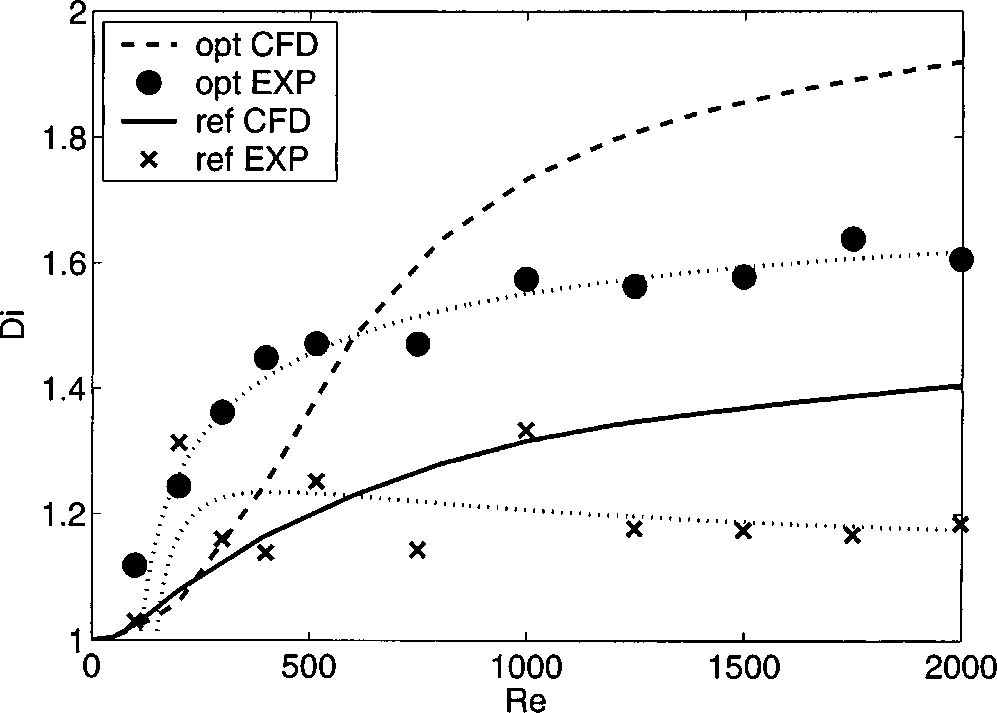
#> input picture handover/docs/gamboa2005_fig7.png, 997 x 713 px
$ python 23_digitize_fig7.py
#> lines starting #> are read from the running program, lines starting #| are printed output that depends on the picture; after the words box and inside, x2 and y2 are one past the last pixel; in counts of white or black regions, pixels touching at a corner belong together
#!/usr/bin/env python3
"""
23_digitize_fig7.py -- Gamboa Fig.7 の「opt CFD」曲線を数値化する
=================================================================

なぜやり直すか
--------------
Re = 100 / 300 / 500 の目標値（1.02 / 1.12 / 1.37）は 2026-08-09 に目視で読んだもので、
スクリプトが残っていない。**再現の合否がこの読み取りに直接かかっている**ので、
手順を残せる形で測り直し、不確かさも出す。

方法
----
PDF 埋め込み画像（997 x 713、再標本化なし）を使う。Fig.7 には 4 系列がある。

  opt CFD  破線     <- これを取る
  opt EXP  黒丸 + 点線のフィット
  ref CFD  実線（1 つの巨大な連結成分）
  ref EXP  x 印 + 点線のフィット

2 段構えで取る。

  1. **破線の一片を連結成分として拾う**（面積 30〜120 px）。実線は 1 個の巨大成分、
     丸印は約 500 px、点線は 20 px 未満なので分離できる。
     曲線が混み合わない Re >= 350 ではこれできれいに取れる
  2. Re < 350 は他の曲線と融合するので、**実線（1 個の巨大成分）を差し引いてから**
     列ごとに左へ追跡する。傾きは直近 60 px の点列から見積もる

**Re < 約 290 では破線と実線が重なって分離できない。**（実測: Re=300 では
破線 1.161 と実線 1.124 が別々の区間として見えるが、Re=250 以下では 1 本になる）
その領域の値は「実線の位置 ± 線幅」としか言えないので None を返す。
2026-08-09 の目視値（Re=100 で 1.02、200 で 1.07）は実線の位置とほぼ同じで、
**低 Re では両曲線が区別できていなかった**ことを意味する。

軸の較正は枠線から（左下が Re=0, Di=1、右上が Re=2000, Di=2）。
"""
import json, os
import numpy as np
import matplotlib
matplotlib.use("Agg")
import matplotlib.pyplot as plt
import matplotlib.image as mpimg
from scipy import ndimage as ndi
from scipy.interpolate import PchipInterpolator

HERE = os.path.dirname(os.path.abspath(__file__))
IMG = os.path.join(HERE, "..", "docs", "gamboa2005_fig7.png")
OUT = os.path.join(HERE, "..", "results", "geometry", "fig7_digitized.json")

RE_RANGE = (0.0, 2000.0)
DI_RANGE = (1.0, 2.0)
DASH_AREA = (30, 120)          # 破線の一片とみなす面積 [px]


def main():
    a = mpimg.imread(IMG)
#> a: shape (713, 997) float32; values 0 (black) and 1 (white), 95.1% white; 296 black regions (181 under 20 px), largest, box (x1, y1, x2, y2) and area: (90, 10, 974, 643) 13978, (514, 267, 539, 296) 522, (122, 552, 152, 578) 516
    a = a if a.ndim == 2 else a[..., 0]
    dark = a < 0.5
    H, W = dark.shape
#> H = 713; W = 997
    vc = np.flatnonzero(dark.sum(0) > 0.8 * H)
#> vc = [92, 962]
    hr = np.flatnonzero(dark.sum(1) > 0.8 * W)
#> hr = [11, 640]
    x0, x1, y0, y1 = int(vc.min()), int(vc.max()), int(hr.min()), int(hr.max())
#> x0 = 92; x1 = 962; y0 = 11; y1 = 640
    print(f"画像 {W} x {H} px   枠 x {x0}..{x1}, y {y0}..{y1}")
#| 画像 997 x 713 px   枠 x 92..962, y 11..640

    inner = np.zeros_like(dark)
    inner[y0 + 2:y1 - 1, x0 + 2:x1 - 1] = dark[y0 + 2:y1 - 1, x0 + 2:x1 - 1]
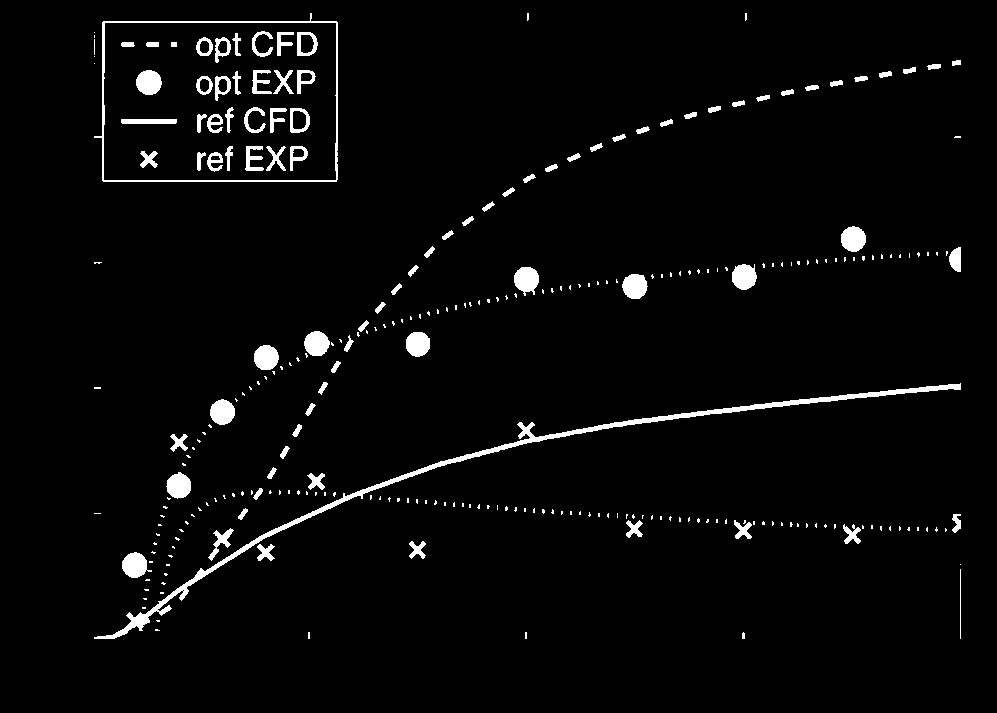
#> inner: shape (713, 997) bool; 3.2% white; 281 white regions (191 under 20 px), largest, box (x1, y1, x2, y2) and area: (94, 383, 961, 639) 4852, (94, 13, 338, 182) 1694, (514, 267, 539, 296) 522
    # 凡例（枠の左上）を外す。破線がここへ入るのは Di > 1.7 かつ Re < 940 だが、
    # 実際に破線が 1.7 に届くのは Re = 950 付近なので曲線は落ちない。
    inner[:int(y0 + 0.30 * (y1 - y0)), :int(x0 + 0.47 * (x1 - x0))] = False
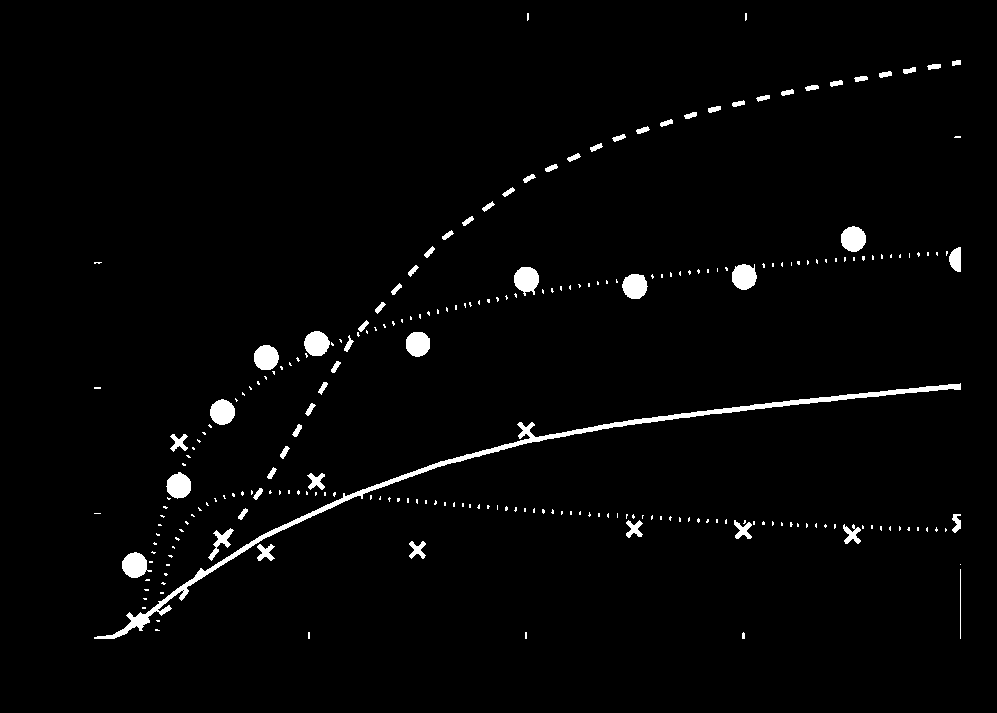
#> inner: shape (713, 997) bool; 2.2% white; 245 white regions (186 under 20 px), largest, box (x1, y1, x2, y2) and area: (94, 383, 961, 639) 4852, (514, 267, 539, 296) 522, (122, 552, 152, 578) 516

    def to_re(px):
        return (px - x0) / (x1 - x0) * (RE_RANGE[1] - RE_RANGE[0]) + RE_RANGE[0]

    def to_di(py):
        return DI_RANGE[1] - (py - y0) / (y1 - y0) * (DI_RANGE[1] - DI_RANGE[0])

    # --- 1. 破線の一片を連結成分として拾う ---
    lab, n = ndi.label(inner, structure=np.ones((3, 3)))
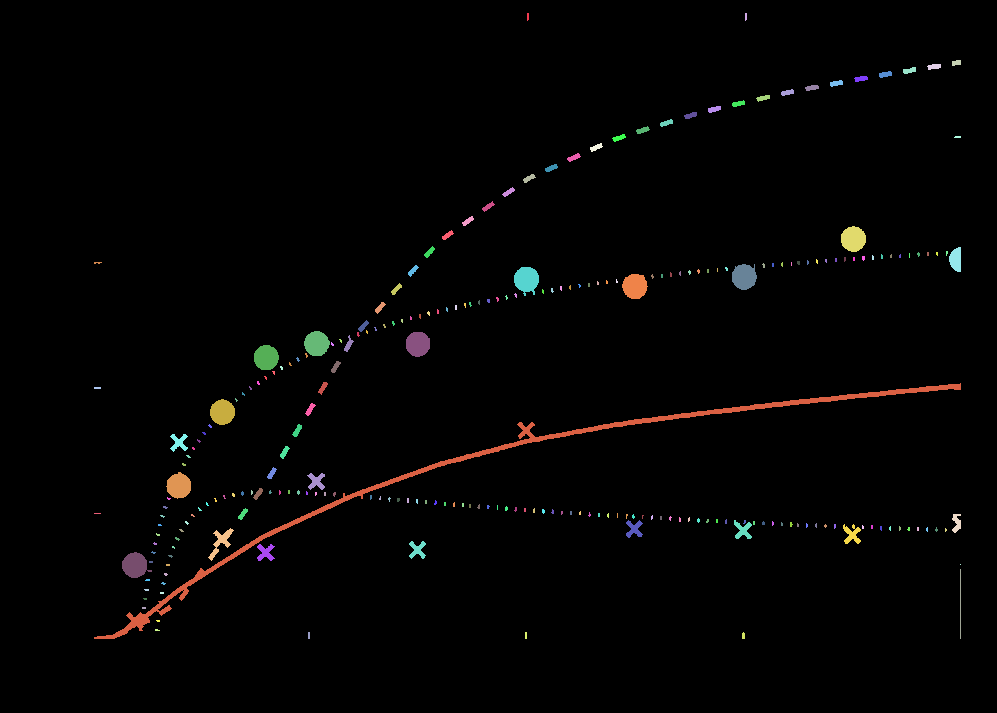
#> lab: shape (713, 997) int32; 246 distinct labels, from 0 to 245; one colour per label, 0 black
#> n = 245
    objs = ndi.find_objects(lab)
#> objs = 245 items
    sz = ndi.sum(inner, lab, range(1, n + 1))
#> sz = 245 values, max 4852 at index 110, min 1 at index 231, mean 63.73
    seg = []
    for k, sl in enumerate(objs):
        if not (DASH_AREA[0] <= sz[k] <= DASH_AREA[1]):
            continue
        ys, xs = np.where(lab[sl] == k + 1)
        seg.append((float(sl[1].start + xs.mean()),
                    float(sl[0].start + ys.mean())))
#> after the loop, seg = 39 pairs, first value 242.5 to 960, second value 62.39 to 603.5
    seg.sort()
    # 右端に点線の切れ端が混ざる。画像では上へ単調に進むはずなので外れ値を落とす
    clean = []
    for cx, cy in seg:
        if clean and cy > clean[-1][1] + 3:
            continue
        clean.append((cx, cy))
#> this loop made 39 passes
#> (cx, cy) on passes 1 to 12: (242.5, 513.6), (257.8, 493.4), (271.4, 472.9), (284.1, 451.8), (296.9, 430.2), (309.8, 408.9), (322.5, 387.4), (335.2, 366.4), (348.2, 344.1), (363, 325.8), (379.6, 307.2), (396, 288.7)
#> after the loop, clean = 37 pairs, first value 242.5 to 956, second value 62.39 to 513.6
    seg = clean
#> seg has the same summary as clean
    print(f"破線の一片 {len(seg)} 個   "
          f"Re {to_re(seg[0][0]):.0f}..{to_re(seg[-1][0]):.0f}")
#| 破線の一片 37 個   Re 346..1986

    # --- 2. 実線（ref CFD）を分離してから低 Re 側を追跡する ---
    big = int(np.argmax(sz)) + 1
#> big = 111
    solid = (lab == big)
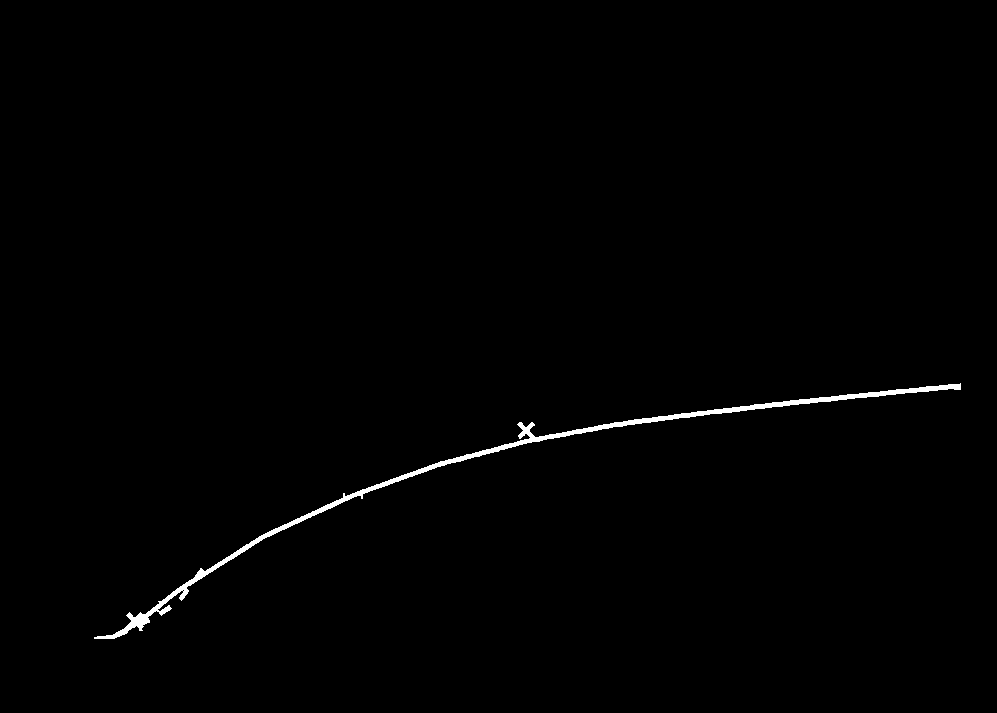
#> solid: shape (713, 997) bool; 0.68% white; 1 white region, box (x1, y1, x2, y2) and area: (94, 383, 961, 639) 4852
    rest = inner & ~solid
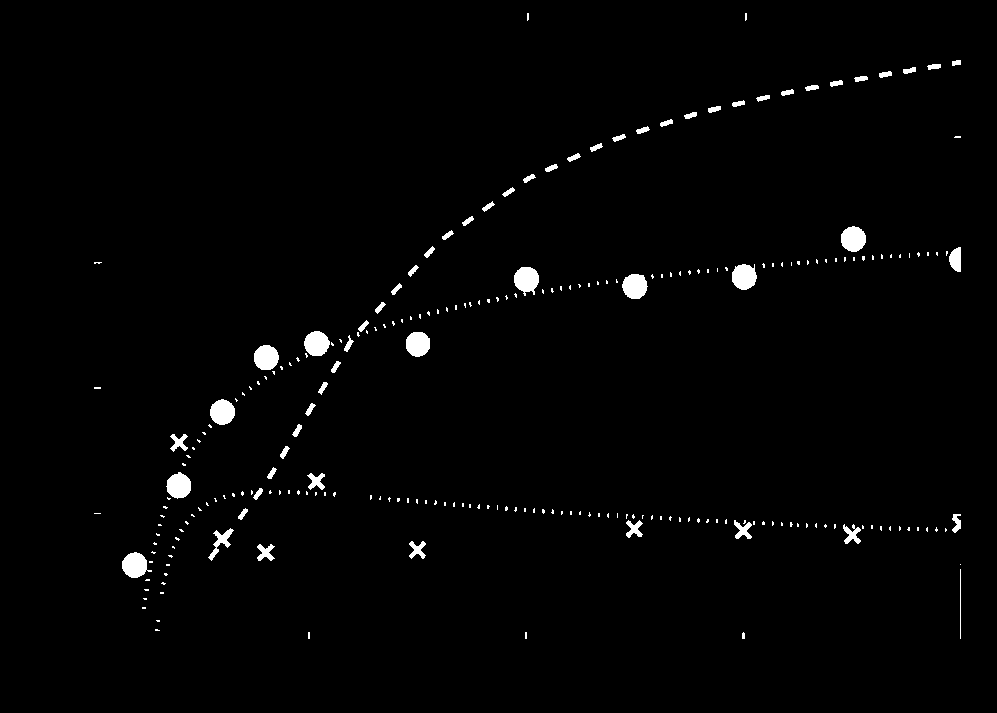
#> rest: shape (713, 997) bool; 1.5% white; 244 white regions (186 under 20 px), largest, box (x1, y1, x2, y2) and area: (514, 267, 539, 296) 522, (122, 552, 152, 578) 516, (732, 264, 757, 290) 509
    print(f"実線（ref CFD）= 成分 #{big}、面積 {sz[big-1]:.0f} px")
#| 実線（ref CFD）= 成分 #111、面積 4852 px

    def runs(col, arr):
        ys = np.flatnonzero(arr[:, col])
        if len(ys) == 0:
            return []
        segs = np.split(ys, np.flatnonzero(np.diff(ys) > 1) + 1)
        return [float(np.mean(s)) for s in segs if len(s) <= 14]

    pts = list(seg)
#> pts has the same summary as clean
    miss = 0
    for c in range(int(seg[0][0]) - 1, x0 + 2, -1):
        tail = [q for q in pts if 0 <= q[0] - c <= 60][:40]
        if len(tail) >= 5 and (tail[-1][0] - tail[0][0]) >= 20:
            A = np.polyfit([q[0] for q in tail], [q[1] for q in tail], 1)
            slope = float(np.clip(A[0], -3.0, 3.0))
        else:
            slope = 0.0
        last = min(pts, key=lambda q: q[0])
        pred = last[1] + slope * (c - last[0])
        gate = 5.0 + 1.5 * abs(slope) * max(1, last[0] - c)
        cand = [(abs(y - pred), y) for y in runs(c, rest)
                if abs(y - pred) <= gate]
        if cand:
            pts.append((float(c), min(cand)[1]))
            miss = 0
        else:
            miss += 1
            if miss > 25:
                break
#> this loop made 30 passes
#> (A, slope, last, pred, gate, cand) on pass 1: ([-1.54, 888.6], -1.54, (242.5, 513.6), 515.9, 8.4, [(0.364, 515.5)])
#> (last, pred, gate, cand) on passes 2 to 4: ((241, 515.5), 515.5, 5, [(1, 516.5)]), ((240, 516.5), 516.5, 5, [(0, 516.5)]), ((239, 516.5), 516.5, 5, [(0.5, 517)])
#> after the loop, pts = 41 pairs, first value 238 to 956, second value 62.39 to 517

    # 実線の位置も記録する（低 Re でどれだけ近いかを示すため）
    solid_pts = []
    for c in range(x0 + 3, x1 - 3):
        r = runs(c, solid)
        if r:
            solid_pts.append((float(c), float(np.mean(r))))
#> this loop made 864 passes
#> (segs in runs, r) on passes 1 to 3: ([[637, 638]], [637.5]), ([[637, 638]], [637.5]), ([[636, 637, 638]], [637])
#> after the loop, solid_pts = 860 pairs, first value 95 to 958, second value 386 to 637.5

    pts.sort()
    cx = np.array([q[0] for q in pts])
#> cx = 41 values from 238 to 956
    cy = np.array([q[1] for q in pts])
#> cy = 41 values, max 517 at index 0, min 62.39 at index 40, mean 251.4
    re_pts, di_pts = to_re(cx), to_di(cy)
#> re_pts = 41 values from 335.6 to 1986.3; di_pts = 41 values from 1.2 to 1.92
    print(f"追跡後の点 {len(pts)} 個   Re {re_pts.min():.0f}..{re_pts.max():.0f}")
#| 追跡後の点 41 個   Re 336..1986

    # --- 3. 低 Re 側の補足測定 ---
    # 追跡は破線の切れ目と交差で不安定なので、目標 Re の列を直接見て、
    # **実線を除いた区間**のうち外挿値にいちばん近いものを取る。
    # 別々の区間として見えている間だけ採用する（重なったら None）。
    # 外挿は左端 2 点の傾きによる直線で行う（PCHIP の外挿は暴れる）
    _p = sorted(pts)[:6]
    _r = to_re(np.array([q[0] for q in _p]))
    _d = to_di(np.array([q[1] for q in _p]))
    _a = np.polyfit(_r, _d, 1)

    def f_ext(t):
        return _a[0] * t + _a[1]
    extra = {}
    for t in (250, 275, 300, 320):
        c = int(round(x0 + t / RE_RANGE[1] * (x1 - x0)))
        pred = float(f_ext(t))
        cands = [(abs(to_di(y) - pred), to_di(y)) for y in runs(c, rest)]
        cands = [c_ for c_ in cands if c_[0] < 0.03]
        if cands:
            v = min(cands)[1]
            extra[t] = float(v)
            pts.append((float(c), float(y0 + (DI_RANGE[1] - v)
                                        * (y1 - y0) / (DI_RANGE[1] - DI_RANGE[0]))))
#> this loop made 4 passes
#> (c, pred, cands, v) on passes 2 to 4: (212, 1.14, [(0.00689, 1.13)], 1.13), (222, 1.16, [(0.00137, 1.16)], 1.16), (231, 1.18, [(0.00665, 1.17)], 1.17)
#> (c, pred, cands) on pass 1: (201, 1.12, [(0.087, 1.21)])
#> after the loop, extra = {275: 1.13, 300: 1.16, 320: 1.17}; pts = 44 pairs, first value 212 to 956, second value 62.39 to 555.5
    print(f"低 Re の補足測定: " + ", ".join(f"Re={k} -> {v:.4f}"
                                            for k, v in sorted(extra.items()))
          + ("（それ以外は実線と重なって分離できない）" if extra else "なし"))
#| 低 Re の補足測定: Re=275 -> 1.1343, Re=300 -> 1.1614, Re=320 -> 1.1733（それ以外は実線と重なって分離できない）
    pts.sort()
    cx = np.array([q[0] for q in pts])
#> cx = 44 values from 212 to 956
    cy = np.array([q[1] for q in pts])
#> cy = 44 values, max 555.5 at index 0, min 62.39 at index 43, mean 271.2
    re_pts, di_pts = to_re(cx), to_di(cy)
#> re_pts = 44 values from 275.9 to 1986.3; di_pts = 44 values from 1.13 to 1.92

    keep = np.concatenate([[True], np.diff(re_pts) > 1e-9])
    f = PchipInterpolator(re_pts[keep], di_pts[keep], extrapolate=False)

    px_err = (DI_RANGE[1] - DI_RANGE[0]) / (y1 - y0)
#> px_err = 0.00159
    prev = {100: 1.02, 200: 1.07, 300: 1.12, 500: 1.37, 600: 1.48,
            1000: 1.73, 2000: 1.92}
    print(f"\n1 px = {px_err:.4f} Di。破線の太さは 2〜3 px なので "
          f"読み取り誤差は ±{1.5*px_err:.3f} 程度\n")
#| 1 px = 0.0016 Di。破線の太さは 2〜3 px なので 読み取り誤差は ±0.002 程度
    print(f"{'Re':>6}{'Di（実測）':>12}{'08-09 の目視':>14}{'差':>9}")
    out = {}
    for t in (100, 200, 300, 400, 500, 600, 750, 1000, 1250, 1500, 2000):
        inside = re_pts.min() <= t <= re_pts.max()
        v = float(f(t)) if inside else float("nan")
        out[str(t)] = None if not inside else round(v, 4)
        p = prev.get(t)
        print(f"{t:>6}{(f'{v:.4f}' if inside else '範囲外'):>12}"
              f"{(f'{p:.2f}' if p else '—'):>14}"
              f"{(f'{v-p:+.3f}' if (p and inside) else '—'):>9}")
#> this loop made 11 passes
#> (inside, v) on passes 1 to 11: (False, nan), (False, nan), (True, 1.16), (True, 1.25), (True, 1.37), (True, 1.48), (True, 1.6), (True, 1.73), (True, 1.81), (True, 1.86), (False, nan)
#|    100         範囲外          1.02        —
#|    200         範囲外          1.07        —
#|    300      1.1622          1.12   +0.042
#|    400      1.2523             —        —
#|    500      1.3667          1.37   -0.003
#|    600      1.4808          1.48   +0.001
#|    750      1.5982             —        —
#|   1000      1.7332          1.73   +0.003
#> (further printed lines are left out)
#> after the loop, out = 11 items

    # 実線との間隔（低 Re で分離できているかの目安）
    sol = {int(round(to_re(q[0]))): to_di(q[1]) for q in solid_pts}
#> sol = 860 items
    print()
    print("実線（ref CFD）との差 = opt CFD − ref CFD")
    gaps = {}
    for t in (300, 350, 400, 500, 1000):
        if out.get(str(t)) and t in sol:
            gaps[t] = round(out[str(t)] - sol[t], 4)
            print(f"  Re={t:4d}: {out[str(t)]:.4f} − {sol[t]:.4f} = {gaps[t]:+.4f}")
#> this loop made 5 passes
#|   Re= 400: 1.2523 − 1.1669 = +0.0854
#|   Re=1000: 1.7332 − 1.3255 = +0.4077
#> after the loop, gaps = {400: 0.0854, 1000: 0.408}
    print("  Re <= 250 では 2 本が 1 つの区間に融合し、分離できない")

    res = dict(source="Gamboa 2005 Fig.7, opt CFD（破線）",
               ref_cfd_solid={str(k): round(v, 4) for k, v in sol.items()
                              if k in (100, 150, 200, 250, 300, 350, 400, 500)},
               gap_to_ref=gaps,
               note="Re < 約 290 では破線と実線が重なり分離できない",
               image=os.path.basename(IMG), frame=[x0, x1, y0, y1],
               calibration=dict(Re=list(RE_RANGE), Di=list(DI_RANGE)),
               read_error_Di=float(1.5 * px_err), n_points=len(pts),
               Re_covered=[float(re_pts.min()), float(re_pts.max())],
               values=out, low_re_extra=extra,
               points=[[round(float(r), 2), round(float(d), 4)]
                       for r, d in zip(re_pts, di_pts)])
    os.makedirs(os.path.dirname(OUT), exist_ok=True)
    json.dump(res, open(OUT, "w"), indent=1)
    print(f"\nsaved {os.path.normpath(OUT)}")

    fig, ax = plt.subplots(figsize=(9, 6.4))
    ax.imshow(dark, cmap="gray_r")
    ax.plot(cx, cy, "-", color="#0e7c7b", lw=1.6, label="tracked opt CFD")
    ax.plot([q[0] for q in seg], [q[1] for q in seg], ".", color="#c0521c",
            ms=4, label="dash centroids")
    ax.set_title("Fig.7 digitization: opt CFD (dashed)")
    ax.legend(fontsize=8)
    fig.tight_layout()
    png = os.path.join(HERE, "..", "figures", "geometry", "fig7_digitized.png")
    fig.savefig(png, dpi=130)
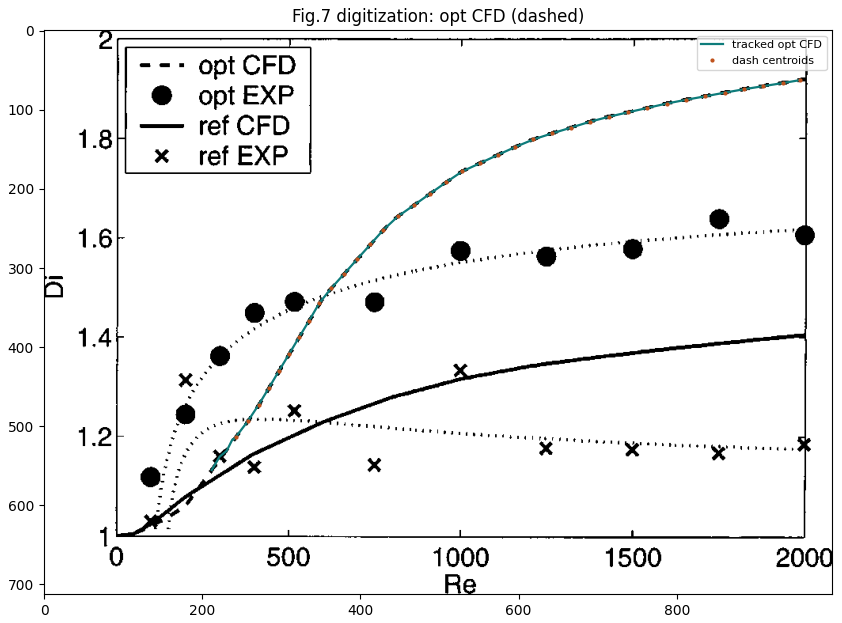
#> figure drawn by matplotlib, 1 panel
    print(f"saved {os.path.normpath(png)}")


if __name__ == "__main__":
    main()
